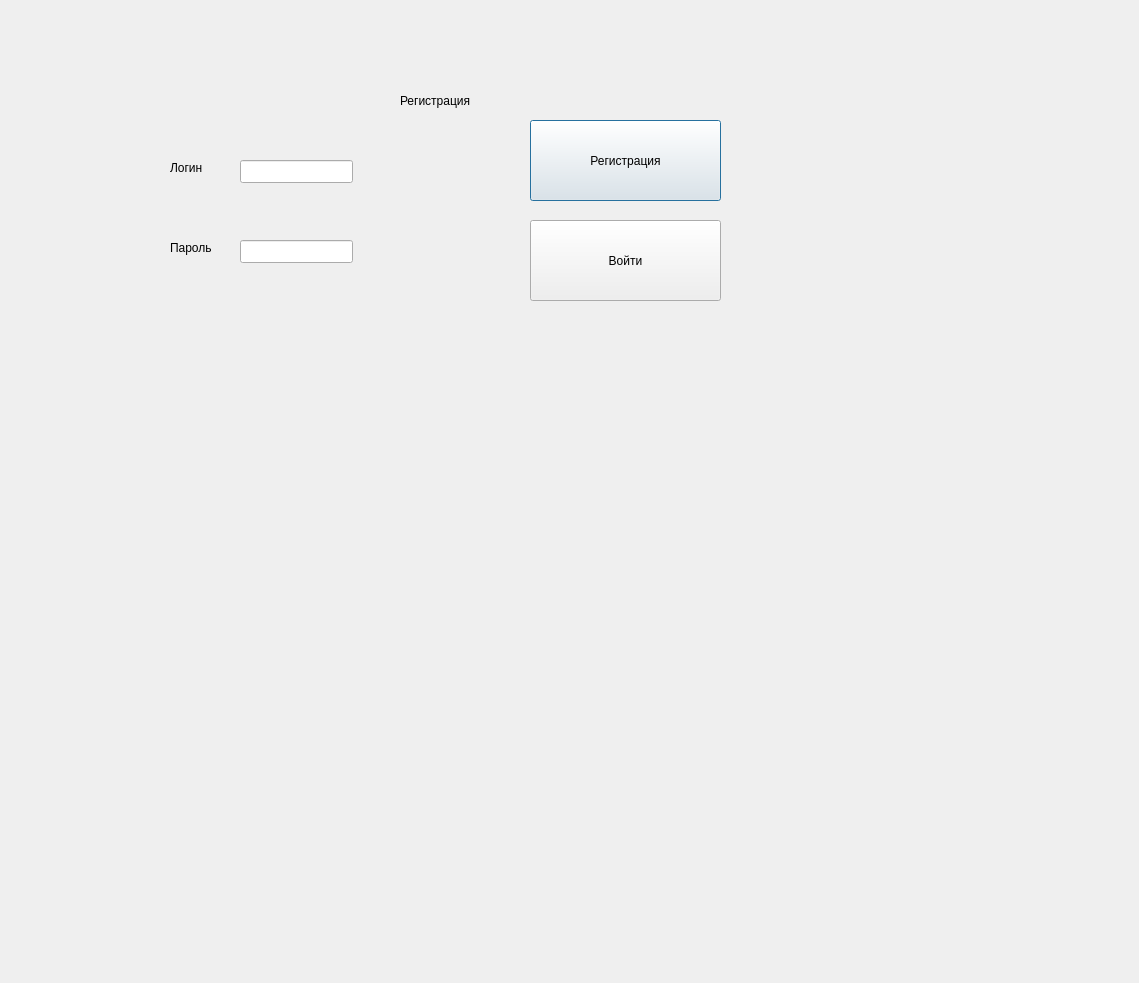
<?xml version="1.0" encoding="UTF-8"?>
<ui version="4.0">
 <class>Dialog</class>
 <widget class="QDialog" name="Dialog">
  <property name="geometry">
   <rect>
    <x>0</x>
    <y>0</y>
    <width>1139</width>
    <height>983</height>
   </rect>
  </property>
  <property name="windowTitle">
   <string>Dialog</string>
  </property>
  <widget class="QLabel" name="label">
   <property name="geometry">
    <rect>
     <x>400</x>
     <y>20</y>
     <width>291</width>
     <height>161</height>
    </rect>
   </property>
   <property name="text">
    <string>Регистрация</string>
   </property>
  </widget>
  <widget class="QLineEdit" name="usernameLineEdit">
   <property name="geometry">
    <rect>
     <x>240</x>
     <y>160</y>
     <width>113</width>
     <height>23</height>
    </rect>
   </property>
   <property name="text">
    <string/>
   </property>
  </widget>
  <widget class="QLineEdit" name="passwordLineEdit">
   <property name="geometry">
    <rect>
     <x>240</x>
     <y>240</y>
     <width>113</width>
     <height>23</height>
    </rect>
   </property>
   <property name="text">
    <string/>
   </property>
   <property name="echoMode">
    <enum>QLineEdit::Password</enum>
   </property>
  </widget>
  <widget class="QPushButton" name="registerButton">
   <property name="geometry">
    <rect>
     <x>530</x>
     <y>120</y>
     <width>191</width>
     <height>81</height>
    </rect>
   </property>
   <property name="text">
    <string>Регистрация</string>
   </property>
  </widget>
  <widget class="QPushButton" name="loginButton">
   <property name="geometry">
    <rect>
     <x>530</x>
     <y>220</y>
     <width>191</width>
     <height>81</height>
    </rect>
   </property>
   <property name="text">
    <string>Войти</string>
   </property>
  </widget>
  <widget class="QLabel" name="label_2">
   <property name="geometry">
    <rect>
     <x>170</x>
     <y>160</y>
     <width>57</width>
     <height>15</height>
    </rect>
   </property>
   <property name="text">
    <string>Логин</string>
   </property>
  </widget>
  <widget class="QLabel" name="label_3">
   <property name="geometry">
    <rect>
     <x>170</x>
     <y>240</y>
     <width>57</width>
     <height>15</height>
    </rect>
   </property>
   <property name="text">
    <string>Пароль</string>
   </property>
  </widget>
 </widget>
 <resources/>
 <connections/>
</ui>
